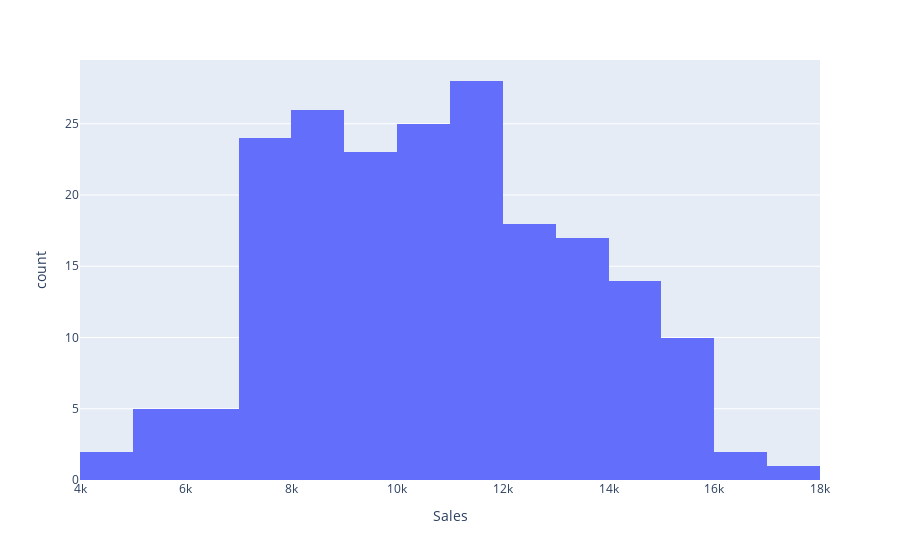

Notebook code cell kept with this figure:
### Code cell
df = px.data.tips()
# fig = px.histogram(data_Marketing, x="Sales", histnorm='probability density')
fig = px.histogram(data_Marketing, x="Sales", nbins=20)
fig.show()

### Figure 1 — Plotly figure (JSON) as saved in the notebook; plotly's stock layout.template omitted (floating-point values rounded to 4 significant figures; data arrays with more than 128 entries replaced by an {"elided": "..."} marker saying what was removed)
{"data": [{"alignmentgroup": "True", "bingroup": "x", "hovertemplate": "Sales=%{x}<br>count=%{y}<extra></extra>", "legendgroup": "", "marker": {"color": "#636efa", "pattern": {"shape": ""}}, "name": "", "nbinsx": 20, "offsetgroup": "", "orientation": "v", "showlegend": false, "type": "histogram", "x": {"elided": "200 float values"}, "xaxis": "x", "yaxis": "y"}], "layout": {"barmode": "relative", "legend": {"tracegroupgap": 0}, "margin": {"t": 60}, "xaxis": {"anchor": "y", "domain": [0, 1], "title": {"text": "Sales"}}, "yaxis": {"anchor": "x", "domain": [0, 1], "title": {"text": "count"}}}}
